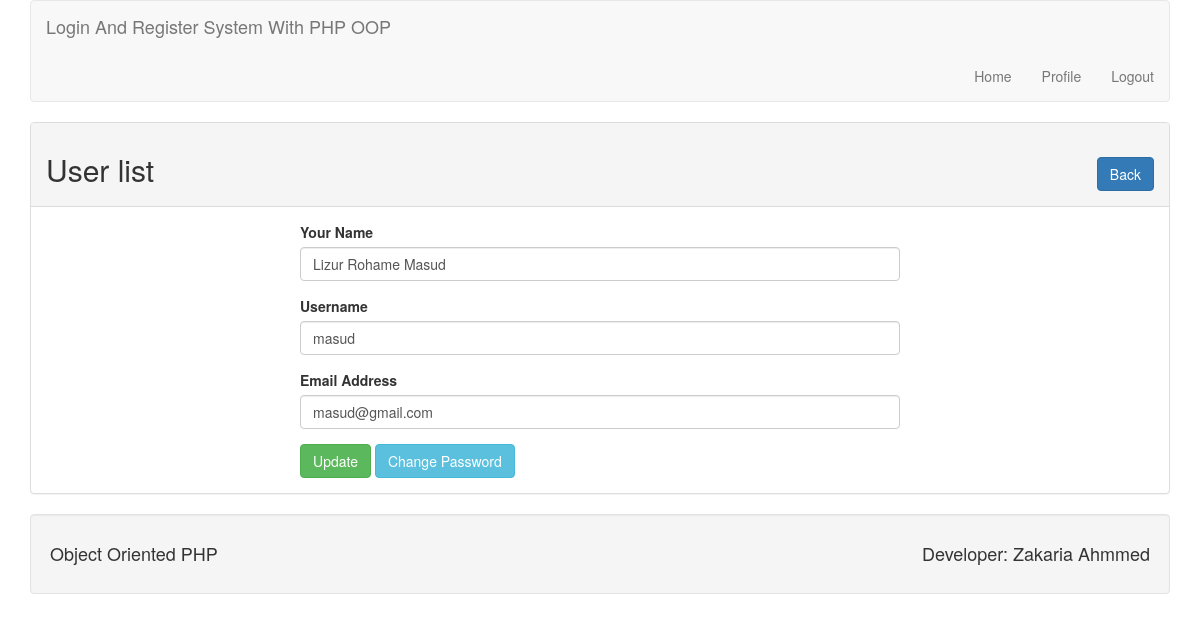
The app's page /profile.php?id=5 (signed in) with its own data.
### tables this page shows
CREATE TABLE `tbl_user` (
  `id` int(20) NOT NULL,
  `name` varchar(25) NOT NULL,
  `username` varchar(25) NOT NULL,
  `email` varchar(35) NOT NULL,
  `password` varchar(35) NOT NULL
);

### lib/User.php (called while the page is built, shortened)
<?php
	include_once 'Session.php';
	include 'Database.php';
class User {
	private $db;
	function __construct(){
		$this->db= new Database();
	}
	public function getUserById($id){
		$sql="SELECT * FROM tbl_user WHERE id=:id LIMIT 1";
		$query= $this->db->pdo->prepare($sql);
		$query->bindValue(':id',$id);
		$query->execute();
		$result=$query->fetch(PDO::FETCH_OBJ);
		return $result;
	}
}
?>

### lib/Database.php (called while the page is built, shortened)
<?php
class DAtabase {
	private $hostdb="localhost";
	private $userdb="root";
	private $passdb="";
	private $namedb="db_register_login_system";
	function __construct()
	{
		if(!isset($pdo)){
			try {
				$pdo= new PDO("mysql: host=".$this->hostdb.";dbname=".$this->namedb, $this->userdb, $this->passdb);
				$pdo->setAttribute(PDO::ATTR_ERRMODE, PDO::ERRMODE_EXCEPTION);
				$pdo->exec("SET CHARACTER SET utf8");
				$this->pdo=$pdo;
			} catch (PDOException $e) {
				die("Failed to connect with database".$e->getMassage());
			}
		}
	}
}

### lib/Session.php (called while the page is built, shortened)
<?php
class Session {
	public static function getSession($key){
		if(isset($_SESSION[$key])){
			return $_SESSION[$key];
		}else{
			return false;
		}
	}
}
?>

### profile.php (the view, shortened to what this page needs)
<?php
	include 'lib/User.php';
	include 'inc/header.php';
?>
<?php
	if(isset($_GET['id'])){
		$userid=(int)$_GET['id'];
	}
	$user = new User();
?>
			<div class="panel panel-default">
				<div class="panel-heading">
					<h2>User list <span class="pull-right"><a href="index.php" class="btn btn-primary">Back</a></span></h2>
				</div>
				<div panel-body>
					<div style="max-width: 600px; margin: 15px auto;">
					<?php
						$userdata=$user->getUserById($userid);
						if($userdata){
					?>
						<form action="" method="POST">
						<div class="form-group">
								<label for="name">Your Name</label>
								<input type="text" name="name" id="name" class="form-control" value="<?php echo $userdata->name;?>">
							</div>
							<div class="form-group">
								<label for="username">Username</label>
								<input type="text" name="username" id="username" class="form-control" value="<?php echo $userdata->username;?>">
							</div>
							<div class="form-group">
								<label for="email">Email Address</label>
								<input type="text" name="email" id="email" class="form-control" value="<?php echo $userdata->email;?>">
							</div>
							<?php }?>
							<?php
								$sessionid=Session::getSession('id');
								if($sessionid == $userid){
							?>
							<button type="submit" name="update" class="btn btn-success">Update</button>
							<a class="btn btn-info" href="changepassword.php?id=<?php echo $userid; ?>">Change Password</a>
							<?php }?>
						</form>
					</div>
				</div>
			</div>
			<?php include 'inc/footer.php';?>

### records on screen
tbl_user: name "Lizur Rohame Masud", username "masud", email "masud@gmail.com"
